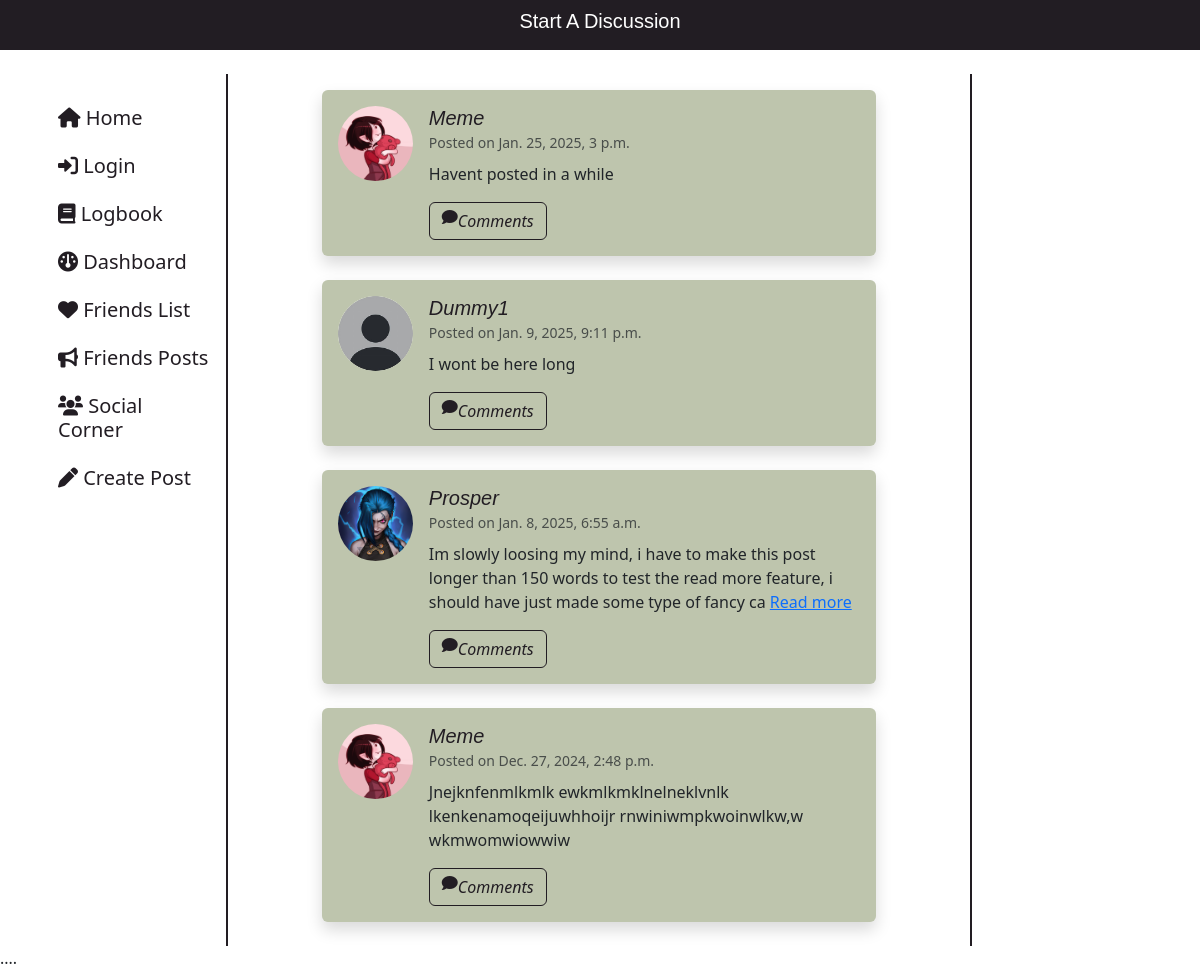
/habit_tracker/community/, run on an earlier commit of the app's database.
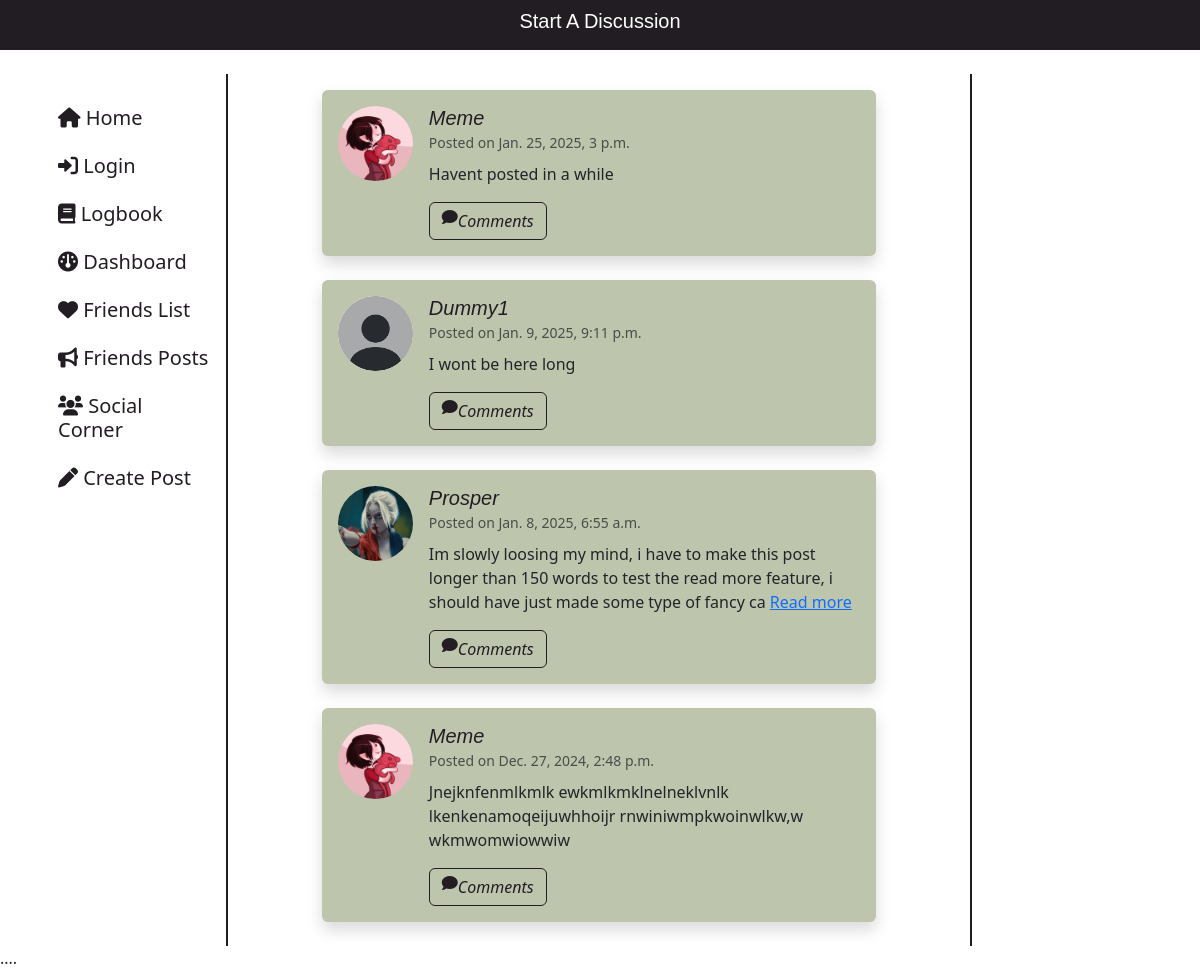
And on a later commit of the database.
### habit_tracker/models.py (models this page shows, shortened)
class Post(models.Model):
    user = models.ForeignKey(CustomUser, on_delete=models.CASCADE, related_name="user_posts")
    post = models.TextField(validators=[MaxLengthValidator(3000)])
    posted_on = models.DateTimeField(auto_now_add=True)

class CustomUser(AbstractUser):
    AGE_GROUP_CHOICES = [
        ("13-17", "13-17 years"),
        ("18-24", "18-24 years"),
        ("25-34", "25-34 years"),
        ("35-44", "35-44 years"),
        ("45-54", "45-54 years"),
        ("55+", "55+ years"),
    ]
    GENDER_CHOICES = [
        ("male", "Male"),
        ("female", "Female"),
        ("no gender", "Prefer not to say")
    ]
    age_group = models.CharField(max_length=10, choices=AGE_GROUP_CHOICES, null=True, blank=True)
    gender = models.CharField(max_length=20, choices=GENDER_CHOICES, blank=True, null=True)
    real_name = models.CharField(max_length=150)
    user_bio = models.TextField(max_length=200, null=True, blank=True, default="No bio yet")
    points = models.IntegerField(default=0)
    profile_picture = models.ImageField(
        upload_to='profile_pictures/',
        null=True,
        blank=True,
        default='profile_pictures/default.jpeg'
    )
    friends = models.ManyToManyField('self', blank=True, symmetrical=True)
    groups = models.ManyToManyField(
        "auth.Group",
        related_name="custom_user_groups",
        blank=True,
    )
    user_permissions = models.ManyToManyField(
        "auth.Permission",
        related_name="custom_user_permissions",
        blank=True,
    )

### habit_tracker/views.py (the view)
# urls.py: path("community/", views.community, name="community"),
def community(request):
    posts = Post.objects.select_related("user").all().order_by("-posted_on")
    return render(request, "habit_tracker/community.html", {
        "user": request.user,
        "posts": posts,
    })

### habit_tracker/templates/habit_tracker/community.html (shortened to what the changed rows need)
{% extends "habit_tracker/layout.html" %}
{% load static %}
{% block main %}
    <div class="d-flex">
        <div class="d-none d-md-block col-lg-8 col-md-6 px-4" id="postsDiv">
            {% if posts %}
                <div class="container mt-3">
                    <div class="row">
                        {% for post in posts %}
                            <div class="col-lg-10 col-md-12 mx-auto mb-4">
                                <div class="card shadow border-0" style="background-color: #bec5ad;">
                                    <div class="card-body d-flex align-items-start">
                                        <img src="{{ post.user.profile_picture.url }}"
                                             alt="Profile Picture"
                                             class="rounded-circle me-3"
                                             style="height: 75px; width: 75px; object-fit: cover;">
                                        <div>
                                            <h5 class="mb-0">
                                                <a href="{% url 'profile' post.user.id %}" class="commName chatname">{{ post.user.username|capfirst }}</a>
                                            </h5>
                                            <small class="text-muted">Posted on {{ post.posted_on }}</small>
                                            <p class="mt-2">
                                                {{ post.post|capfirst|slice:":150" }}
                                                {% if post.post|length > 150 %}
                                                    <a href="{% url 'post_details' post.id %}" class="text-primary">Read more</a>
                                                {% endif %}
                                            </p>
                                            <a class="btn btn-outline-info commentbutton" href="{% url 'post_details' post.id %}"><span class="d-flex">
                                                <i class="fas fa-comment"></i> Comments</a>
                                        </div>
                                    </div>
                                </div>
                            </div>
                        {% endfor %}
                    </div>
                </div>
            {% else %}
                <div class="d-flex justify-content-center align-items-center" style="height: 80vh;">
                    <p class="text-muted">No discussions yet.</p>
                </div>
            {% endif %}
        </div>
    </div>
{% endblock %}

What changed in the data, as far as the page shows it:
changed through a linked row, Post "Jan. 8, 2025, 6:55 a.m.": user.profile_picture: a different picture
